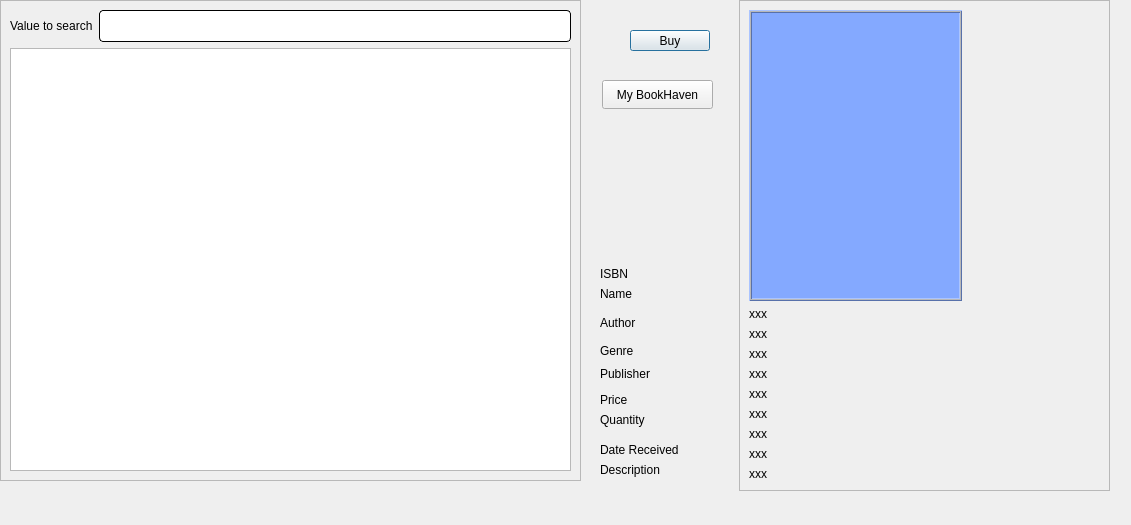
<?xml version="1.0" encoding="UTF-8"?>
<ui version="4.0">
 <class>bookcart</class>
 <widget class="QDialog" name="bookcart">
  <property name="geometry">
   <rect>
    <x>0</x>
    <y>0</y>
    <width>1131</width>
    <height>525</height>
   </rect>
  </property>
  <property name="windowTitle">
   <string>Dialog</string>
  </property>
  <widget class="QLabel" name="name_2">
   <property name="geometry">
    <rect>
     <x>600</x>
     <y>280</y>
     <width>58</width>
     <height>27</height>
    </rect>
   </property>
   <property name="sizePolicy">
    <sizepolicy hsizetype="Fixed" vsizetype="Fixed">
     <horstretch>0</horstretch>
     <verstretch>0</verstretch>
    </sizepolicy>
   </property>
   <property name="styleSheet">
    <string notr="true">font: 10pt &quot;Lato&quot;;
color: rgb(0, 0, 0);</string>
   </property>
   <property name="text">
    <string>Name</string>
   </property>
  </widget>
  <widget class="QLabel" name="date_2">
   <property name="geometry">
    <rect>
     <x>600</x>
     <y>440</y>
     <width>141</width>
     <height>20</height>
    </rect>
   </property>
   <property name="sizePolicy">
    <sizepolicy hsizetype="Fixed" vsizetype="Fixed">
     <horstretch>0</horstretch>
     <verstretch>0</verstretch>
    </sizepolicy>
   </property>
   <property name="styleSheet">
    <string notr="true">font: 10pt &quot;Lato&quot;;
color: rgb(0, 0, 0);</string>
   </property>
   <property name="text">
    <string>Date Received</string>
   </property>
  </widget>
  <widget class="QLabel" name="date_3">
   <property name="geometry">
    <rect>
     <x>600</x>
     <y>460</y>
     <width>141</width>
     <height>20</height>
    </rect>
   </property>
   <property name="sizePolicy">
    <sizepolicy hsizetype="Fixed" vsizetype="Fixed">
     <horstretch>0</horstretch>
     <verstretch>0</verstretch>
    </sizepolicy>
   </property>
   <property name="styleSheet">
    <string notr="true">font: 10pt &quot;Lato&quot;;
color: rgb(0, 0, 0);</string>
   </property>
   <property name="text">
    <string>Description</string>
   </property>
  </widget>
  <widget class="QFrame" name="frame_2">
   <property name="geometry">
    <rect>
     <x>739</x>
     <y>0</y>
     <width>371</width>
     <height>491</height>
    </rect>
   </property>
   <property name="frameShape">
    <enum>QFrame::StyledPanel</enum>
   </property>
   <property name="frameShadow">
    <enum>QFrame::Raised</enum>
   </property>
   <layout class="QVBoxLayout" name="verticalLayout_4">
    <item>
     <layout class="QHBoxLayout" name="horizontalLayout_2">
      <item>
       <widget class="QLabel" name="coverLabel">
        <property name="focusPolicy">
         <enum>Qt::StrongFocus</enum>
        </property>
        <property name="styleSheet">
         <string notr="true">background-color: #84A9FF;
border-color: rgb(0, 0, 0);</string>
        </property>
        <property name="frameShape">
         <enum>QFrame::Box</enum>
        </property>
        <property name="frameShadow">
         <enum>QFrame::Raised</enum>
        </property>
        <property name="midLineWidth">
         <number>1</number>
        </property>
        <property name="text">
         <string/>
        </property>
       </widget>
      </item>
      <item>
       <spacer name="horizontalSpacer">
        <property name="orientation">
         <enum>Qt::Horizontal</enum>
        </property>
        <property name="sizeType">
         <enum>QSizePolicy::Fixed</enum>
        </property>
        <property name="sizeHint" stdset="0">
         <size>
          <width>138</width>
          <height>20</height>
         </size>
        </property>
       </spacer>
      </item>
     </layout>
    </item>
    <item>
     <layout class="QVBoxLayout" name="verticalLayout_3">
      <item>
       <widget class="QLabel" name="ISBN">
        <property name="sizePolicy">
         <sizepolicy hsizetype="Fixed" vsizetype="Fixed">
          <horstretch>0</horstretch>
          <verstretch>0</verstretch>
         </sizepolicy>
        </property>
        <property name="styleSheet">
         <string notr="true">font: 10pt &quot;Comic Sans MS&quot;;
color: rgb(0, 0, 0);</string>
        </property>
        <property name="text">
         <string>xxx</string>
        </property>
       </widget>
      </item>
      <item>
       <widget class="QLabel" name="name">
        <property name="sizePolicy">
         <sizepolicy hsizetype="Fixed" vsizetype="Fixed">
          <horstretch>0</horstretch>
          <verstretch>0</verstretch>
         </sizepolicy>
        </property>
        <property name="styleSheet">
         <string notr="true">font: 10pt &quot;Comic Sans MS&quot;;
color: rgb(0, 0, 0);</string>
        </property>
        <property name="text">
         <string>xxx</string>
        </property>
       </widget>
      </item>
      <item>
       <widget class="QLabel" name="author">
        <property name="sizePolicy">
         <sizepolicy hsizetype="Fixed" vsizetype="Fixed">
          <horstretch>0</horstretch>
          <verstretch>0</verstretch>
         </sizepolicy>
        </property>
        <property name="styleSheet">
         <string notr="true">font: 10pt &quot;Comic Sans MS&quot;;
color: rgb(0, 0, 0);</string>
        </property>
        <property name="text">
         <string>xxx</string>
        </property>
       </widget>
      </item>
      <item>
       <widget class="QLabel" name="genre">
        <property name="sizePolicy">
         <sizepolicy hsizetype="Fixed" vsizetype="Fixed">
          <horstretch>0</horstretch>
          <verstretch>0</verstretch>
         </sizepolicy>
        </property>
        <property name="styleSheet">
         <string notr="true">font: 10pt &quot;Comic Sans MS&quot;;
color: rgb(0, 0, 0);</string>
        </property>
        <property name="text">
         <string>xxx</string>
        </property>
       </widget>
      </item>
      <item>
       <widget class="QLabel" name="publisher">
        <property name="sizePolicy">
         <sizepolicy hsizetype="Fixed" vsizetype="Fixed">
          <horstretch>0</horstretch>
          <verstretch>0</verstretch>
         </sizepolicy>
        </property>
        <property name="styleSheet">
         <string notr="true">font: 10pt &quot;Comic Sans MS&quot;;
color: rgb(0, 0, 0);</string>
        </property>
        <property name="text">
         <string>xxx</string>
        </property>
       </widget>
      </item>
      <item>
       <widget class="QLabel" name="price">
        <property name="sizePolicy">
         <sizepolicy hsizetype="Fixed" vsizetype="Fixed">
          <horstretch>0</horstretch>
          <verstretch>0</verstretch>
         </sizepolicy>
        </property>
        <property name="styleSheet">
         <string notr="true">font: 10pt &quot;Comic Sans MS&quot;;
color: rgb(0, 0, 0);</string>
        </property>
        <property name="text">
         <string>xxx</string>
        </property>
       </widget>
      </item>
      <item>
       <widget class="QLabel" name="quantity">
        <property name="sizePolicy">
         <sizepolicy hsizetype="Fixed" vsizetype="Fixed">
          <horstretch>0</horstretch>
          <verstretch>0</verstretch>
         </sizepolicy>
        </property>
        <property name="styleSheet">
         <string notr="true">font: 10pt &quot;Comic Sans MS&quot;;
color: rgb(0, 0, 0);</string>
        </property>
        <property name="text">
         <string>xxx</string>
        </property>
       </widget>
      </item>
      <item>
       <widget class="QLabel" name="date">
        <property name="sizePolicy">
         <sizepolicy hsizetype="Fixed" vsizetype="Fixed">
          <horstretch>0</horstretch>
          <verstretch>0</verstretch>
         </sizepolicy>
        </property>
        <property name="styleSheet">
         <string notr="true">font: 10pt &quot;Comic Sans MS&quot;;
color: rgb(0, 0, 0);</string>
        </property>
        <property name="text">
         <string>xxx</string>
        </property>
       </widget>
      </item>
      <item>
       <widget class="QLabel" name="desc">
        <property name="sizePolicy">
         <sizepolicy hsizetype="Fixed" vsizetype="Fixed">
          <horstretch>0</horstretch>
          <verstretch>0</verstretch>
         </sizepolicy>
        </property>
        <property name="styleSheet">
         <string notr="true">font: 10pt &quot;Comic Sans MS&quot;;
color: rgb(0, 0, 0);</string>
        </property>
        <property name="text">
         <string>xxx</string>
        </property>
       </widget>
      </item>
     </layout>
    </item>
   </layout>
  </widget>
  <widget class="QFrame" name="frame">
   <property name="geometry">
    <rect>
     <x>0</x>
     <y>0</y>
     <width>581</width>
     <height>481</height>
    </rect>
   </property>
   <property name="frameShape">
    <enum>QFrame::StyledPanel</enum>
   </property>
   <property name="frameShadow">
    <enum>QFrame::Raised</enum>
   </property>
   <layout class="QVBoxLayout" name="verticalLayout_2">
    <item>
     <layout class="QVBoxLayout" name="verticalLayout">
      <item>
       <layout class="QHBoxLayout" name="horizontalLayout">
        <item>
         <widget class="QLabel" name="label">
          <property name="sizePolicy">
           <sizepolicy hsizetype="Fixed" vsizetype="Fixed">
            <horstretch>0</horstretch>
            <verstretch>0</verstretch>
           </sizepolicy>
          </property>
          <property name="styleSheet">
           <string notr="true">font: 13pt &quot;Lato Black&quot;;
color: rgb(0, 0, 0);</string>
          </property>
          <property name="text">
           <string>Value to search</string>
          </property>
         </widget>
        </item>
        <item>
         <widget class="QLineEdit" name="search_value_buy">
          <property name="styleSheet">
           <string notr="true">QLineEdit{
	background-color: rgb(255, 255, 255);
	 border: 1px  solid;
     border-radius: 4px;
	font: 24px
}</string>
          </property>
         </widget>
        </item>
       </layout>
      </item>
      <item>
       <widget class="QTableView" name="book_cart_view">
        <property name="styleSheet">
         <string notr="true">QHeaderView::section { background-color: #4f85e2; font: solid}</string>
        </property>
        <property name="selectionBehavior">
         <enum>QAbstractItemView::SelectRows</enum>
        </property>
        <attribute name="horizontalHeaderHighlightSections">
         <bool>true</bool>
        </attribute>
        <attribute name="verticalHeaderVisible">
         <bool>false</bool>
        </attribute>
        <attribute name="verticalHeaderHighlightSections">
         <bool>false</bool>
        </attribute>
       </widget>
      </item>
     </layout>
    </item>
   </layout>
  </widget>
  <widget class="QLabel" name="quantity_2">
   <property name="geometry">
    <rect>
     <x>600</x>
     <y>410</y>
     <width>86</width>
     <height>20</height>
    </rect>
   </property>
   <property name="sizePolicy">
    <sizepolicy hsizetype="Fixed" vsizetype="Fixed">
     <horstretch>0</horstretch>
     <verstretch>0</verstretch>
    </sizepolicy>
   </property>
   <property name="styleSheet">
    <string notr="true">font: 10pt &quot;Lato&quot;;
color: rgb(0, 0, 0);</string>
   </property>
   <property name="text">
    <string>Quantity</string>
   </property>
  </widget>
  <widget class="QLabel" name="price_2">
   <property name="geometry">
    <rect>
     <x>600</x>
     <y>390</y>
     <width>50</width>
     <height>20</height>
    </rect>
   </property>
   <property name="sizePolicy">
    <sizepolicy hsizetype="Fixed" vsizetype="Fixed">
     <horstretch>0</horstretch>
     <verstretch>0</verstretch>
    </sizepolicy>
   </property>
   <property name="styleSheet">
    <string notr="true">font: 10pt &quot;Lato&quot;;
color: rgb(0, 0, 0);</string>
   </property>
   <property name="text">
    <string>Price</string>
   </property>
  </widget>
  <widget class="QLabel" name="genre_2">
   <property name="geometry">
    <rect>
     <x>600</x>
     <y>337</y>
     <width>61</width>
     <height>27</height>
    </rect>
   </property>
   <property name="sizePolicy">
    <sizepolicy hsizetype="Fixed" vsizetype="Fixed">
     <horstretch>0</horstretch>
     <verstretch>0</verstretch>
    </sizepolicy>
   </property>
   <property name="styleSheet">
    <string notr="true">font: 10pt &quot;Lato&quot;;
color: rgb(0, 0, 0);</string>
   </property>
   <property name="text">
    <string>Genre</string>
   </property>
  </widget>
  <widget class="QLabel" name="author_2">
   <property name="geometry">
    <rect>
     <x>600</x>
     <y>309</y>
     <width>68</width>
     <height>27</height>
    </rect>
   </property>
   <property name="sizePolicy">
    <sizepolicy hsizetype="Fixed" vsizetype="Fixed">
     <horstretch>0</horstretch>
     <verstretch>0</verstretch>
    </sizepolicy>
   </property>
   <property name="styleSheet">
    <string notr="true">font: 10pt &quot;Lato&quot;;
color: rgb(0, 0, 0);</string>
   </property>
   <property name="text">
    <string>Author</string>
   </property>
  </widget>
  <widget class="QLabel" name="ISBN_2">
   <property name="geometry">
    <rect>
     <x>600</x>
     <y>260</y>
     <width>50</width>
     <height>27</height>
    </rect>
   </property>
   <property name="sizePolicy">
    <sizepolicy hsizetype="Fixed" vsizetype="Fixed">
     <horstretch>0</horstretch>
     <verstretch>0</verstretch>
    </sizepolicy>
   </property>
   <property name="styleSheet">
    <string notr="true">font: 10pt &quot;Lato&quot;;
color: rgb(0, 0, 0);</string>
   </property>
   <property name="text">
    <string>ISBN</string>
   </property>
  </widget>
  <widget class="QLabel" name="publisher_2">
   <property name="geometry">
    <rect>
     <x>600</x>
     <y>360</y>
     <width>92</width>
     <height>27</height>
    </rect>
   </property>
   <property name="sizePolicy">
    <sizepolicy hsizetype="Fixed" vsizetype="Fixed">
     <horstretch>0</horstretch>
     <verstretch>0</verstretch>
    </sizepolicy>
   </property>
   <property name="styleSheet">
    <string notr="true">font: 10pt &quot;Lato&quot;;
color: rgb(0, 0, 0);</string>
   </property>
   <property name="text">
    <string>Publisher</string>
   </property>
  </widget>
  <widget class="QPushButton" name="buy_button">
   <property name="geometry">
    <rect>
     <x>630</x>
     <y>30</y>
     <width>80</width>
     <height>21</height>
    </rect>
   </property>
   <property name="text">
    <string>Buy</string>
   </property>
  </widget>
  <widget class="QPushButton" name="pushButton">
   <property name="geometry">
    <rect>
     <x>602</x>
     <y>80</y>
     <width>111</width>
     <height>29</height>
    </rect>
   </property>
   <property name="text">
    <string>My BookHaven</string>
   </property>
  </widget>
  <zorder>pushButton</zorder>
  <zorder>name_2</zorder>
  <zorder>date_2</zorder>
  <zorder>date_3</zorder>
  <zorder>frame_2</zorder>
  <zorder>frame</zorder>
  <zorder>quantity_2</zorder>
  <zorder>price_2</zorder>
  <zorder>genre_2</zorder>
  <zorder>author_2</zorder>
  <zorder>ISBN_2</zorder>
  <zorder>publisher_2</zorder>
  <zorder>buy_button</zorder>
 </widget>
 <resources/>
 <connections/>
</ui>
